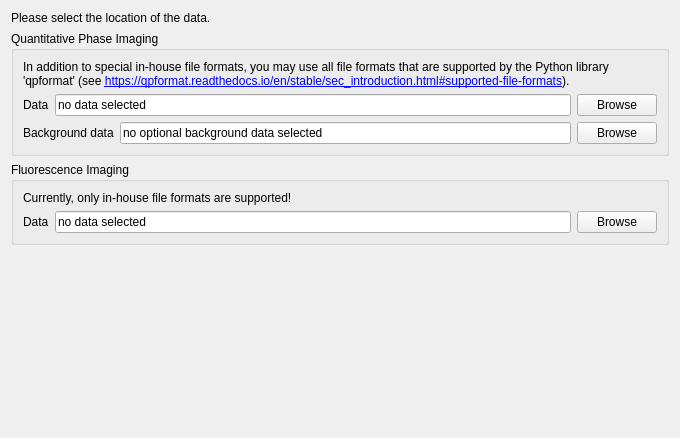
<?xml version="1.0" encoding="UTF-8"?>
<ui version="4.0">
 <class>WizardPage</class>
 <widget class="QWizardPage" name="WizardPage">
  <property name="geometry">
   <rect>
    <x>0</x>
    <y>0</y>
    <width>680</width>
    <height>438</height>
   </rect>
  </property>
  <property name="windowTitle">
   <string>WizardPage</string>
  </property>
  <layout class="QHBoxLayout" name="horizontalLayout">
   <item>
    <layout class="QVBoxLayout" name="verticalLayout">
     <property name="spacing">
      <number>6</number>
     </property>
     <item>
      <widget class="QLabel" name="label_3">
       <property name="text">
        <string>Please select the location of the data. </string>
       </property>
      </widget>
     </item>
     <item>
      <widget class="QGroupBox" name="groupBox">
       <property name="title">
        <string>Quantitative Phase Imaging</string>
       </property>
       <layout class="QVBoxLayout" name="verticalLayout_qpi">
        <item>
         <widget class="QLabel" name="label">
          <property name="text">
           <string>&lt;html&gt;&lt;head/&gt;&lt;body&gt;&lt;p&gt;In addition to special in-house file formats, you may use all file formats that are supported by the Python library 'qpformat' (see &lt;a href=&quot;https://qpformat.readthedocs.io/en/stable/sec_introduction.html#supported-file-formats&quot;&gt;&lt;span style=&quot; text-decoration: underline; color:#0000ff;&quot;&gt;https://qpformat.readthedocs.io/en/stable/sec_introduction.html#supported-file-formats&lt;/span&gt;&lt;/a&gt;).&lt;/p&gt;&lt;/body&gt;&lt;/html&gt;</string>
          </property>
          <property name="wordWrap">
           <bool>true</bool>
          </property>
          <property name="openExternalLinks">
           <bool>true</bool>
          </property>
         </widget>
        </item>
        <item>
         <layout class="QHBoxLayout" name="horizontalLayout_3">
          <property name="topMargin">
           <number>0</number>
          </property>
          <item>
           <widget class="QLabel" name="label_4">
            <property name="text">
             <string>Data</string>
            </property>
           </widget>
          </item>
          <item>
           <widget class="QLineEdit" name="lineEdit_path_data_qpi">
            <property name="text">
             <string>no data selected</string>
            </property>
            <property name="readOnly">
             <bool>true</bool>
            </property>
           </widget>
          </item>
          <item>
           <widget class="QPushButton" name="pushButton_data_qpi">
            <property name="text">
             <string>Browse</string>
            </property>
           </widget>
          </item>
         </layout>
        </item>
        <item>
         <layout class="QHBoxLayout" name="horizontalLayout_4">
          <property name="topMargin">
           <number>0</number>
          </property>
          <item>
           <widget class="QLabel" name="label_5">
            <property name="text">
             <string>Background data</string>
            </property>
           </widget>
          </item>
          <item>
           <widget class="QLineEdit" name="lineEdit_path_data_qpi_bg">
            <property name="text">
             <string>no optional background data selected</string>
            </property>
            <property name="readOnly">
             <bool>true</bool>
            </property>
           </widget>
          </item>
          <item>
           <widget class="QPushButton" name="pushButton_data_qpi_bg">
            <property name="text">
             <string>Browse</string>
            </property>
           </widget>
          </item>
         </layout>
        </item>
       </layout>
      </widget>
     </item>
     <item>
      <widget class="QGroupBox" name="groupBox_2">
       <property name="title">
        <string>Fluorescence Imaging</string>
       </property>
       <layout class="QVBoxLayout" name="verticalLayout_fli">
        <item>
         <widget class="QLabel" name="label_2">
          <property name="text">
           <string>Currently, only in-house file formats are supported!</string>
          </property>
         </widget>
        </item>
        <item>
         <layout class="QHBoxLayout" name="horizontalLayout_2">
          <property name="topMargin">
           <number>0</number>
          </property>
          <item>
           <widget class="QLabel" name="label_6">
            <property name="text">
             <string>Data</string>
            </property>
           </widget>
          </item>
          <item>
           <widget class="QLineEdit" name="lineEdit_path_data_fl">
            <property name="text">
             <string>no data selected</string>
            </property>
            <property name="readOnly">
             <bool>true</bool>
            </property>
           </widget>
          </item>
          <item>
           <widget class="QPushButton" name="pushButton_data_fl">
            <property name="text">
             <string>Browse</string>
            </property>
           </widget>
          </item>
         </layout>
        </item>
       </layout>
      </widget>
     </item>
     <item>
      <spacer name="verticalSpacer">
       <property name="orientation">
        <enum>Qt::Vertical</enum>
       </property>
       <property name="sizeHint" stdset="0">
        <size>
         <width>20</width>
         <height>40</height>
        </size>
       </property>
      </spacer>
     </item>
    </layout>
   </item>
  </layout>
 </widget>
 <resources/>
 <connections/>
</ui>
